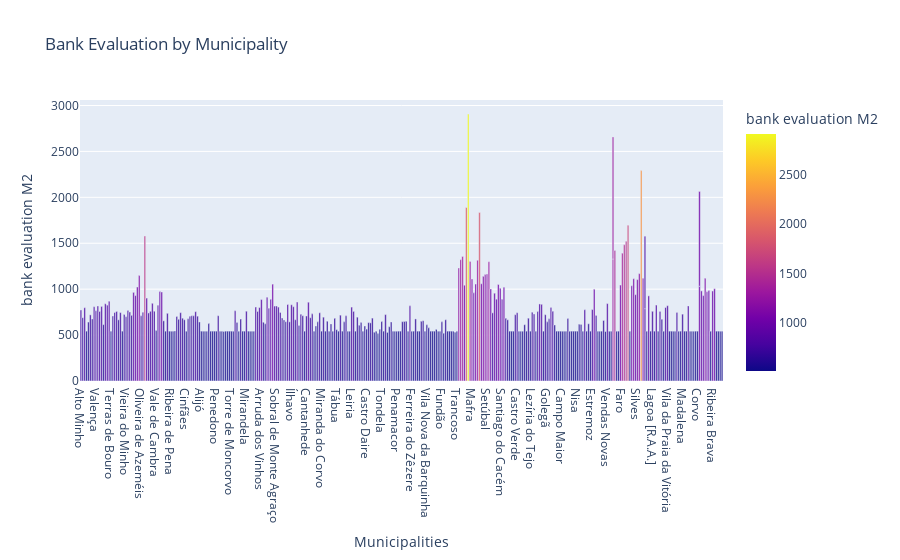

Notebook cell for this chart:
### Code cell
eval_bar = px.bar(df, y='bank evaluation M2', x=df.index, color='bank evaluation M2', title='Bank Evaluation by Municipality')
eval_bar.show()

### Figure 1 — Plotly figure (JSON) as saved in the notebook; plotly's stock layout.template omitted (floating-point values rounded to 4 significant figures; data arrays with more than 128 entries replaced by an {"elided": "..."} marker saying what was removed)
{"data": [{"alignmentgroup": "True", "hovertemplate": "Municipalities=%{x}<br>bank evaluation M2=%{marker.color}<extra></extra>", "legendgroup": "", "marker": {"color": {"elided": "345 float values"}, "coloraxis": "coloraxis", "pattern": {"shape": ""}}, "name": "", "offsetgroup": "", "orientation": "v", "showlegend": false, "textposition": "auto", "type": "bar", "x": {"elided": "345 str values"}, "xaxis": "x", "y": {"elided": "345 float values"}, "yaxis": "y"}], "layout": {"barmode": "relative", "coloraxis": {"colorbar": {"title": {"text": "bank evaluation M2"}}, "colorscale": [[0, "#0d0887"], [0.1111, "#46039f"], [0.2222, "#7201a8"], [0.3333, "#9c179e"], [0.4444, "#bd3786"], [0.5556, "#d8576b"], [0.6667, "#ed7953"], [0.7778, "#fb9f3a"], [0.8889, "#fdca26"], [1, "#f0f921"]]}, "legend": {"tracegroupgap": 0}, "title": {"text": "Bank Evaluation by Municipality"}, "xaxis": {"anchor": "y", "domain": [0, 1], "title": {"text": "Municipalities"}}, "yaxis": {"anchor": "x", "domain": [0, 1], "title": {"text": "bank evaluation M2"}}}}
